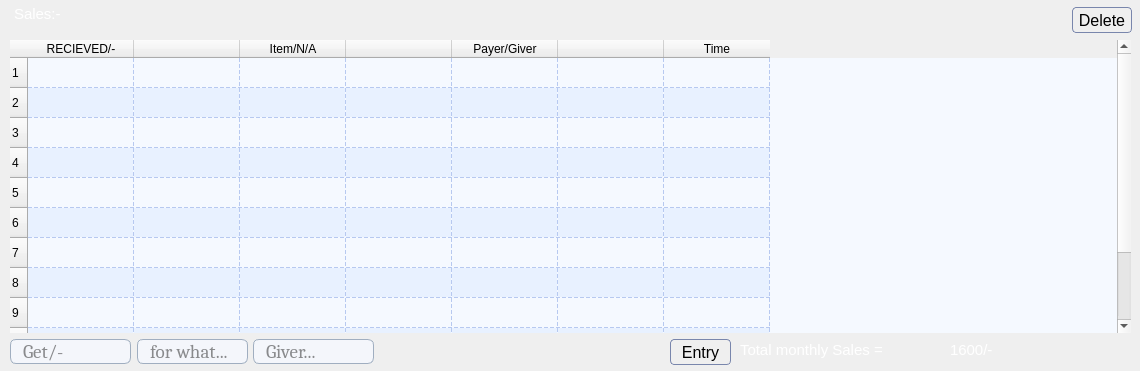
     <widget class="QWidget" name="widget_6" native="true">
      <property name="geometry">
       <rect>
        <x>0</x>
        <y>370</y>
        <width>1140</width>
        <height>371</height>
       </rect>
      </property>
      <property name="styleSheet">
       <string notr="true">#widget_6 {
    
	background-color: rgb(148, 178, 227);
    border: 1px solid #a5b7d9;
    border-radius: 10px;
    padding: 6px;
}

/* Add subtle shadow feel */
#widget_6:hover {
    background-color: #81a6e1;
    border: 1px solid #4e8df5;
}

/* Optional focus / active effect */
#widget_6:focus {
    border: 2px solid #2b6ef3;
    background-color: #ffffff;
}
</string>
      </property>
      <widget class="QLabel" name="label_extra_gains">
       <property name="geometry">
        <rect>
         <x>14</x>
         <y>4</y>
         <width>111</width>
         <height>19</height>
        </rect>
       </property>
       <property name="font">
        <font>
         <family>Segoe UI</family>
         <pointsize>11</pointsize>
         <italic>false</italic>
         <bold>false</bold>
        </font>
       </property>
       <property name="styleSheet">
        <string notr="true">color: rgb(255, 255, 255);
background-color: rgba(37, 56, 86,0);</string>
       </property>
       <property name="text">
        <string>Sales:-</string>
       </property>
      </widget>
      <widget class="QLabel" name="label_monthly_gains">
       <property name="geometry">
        <rect>
         <x>740</x>
         <y>334</y>
         <width>201</width>
         <height>31</height>
        </rect>
       </property>
       <property name="font">
        <font>
         <family>Segoe UI</family>
         <pointsize>11</pointsize>
         <italic>false</italic>
         <bold>false</bold>
        </font>
       </property>
       <property name="styleSheet">
        <string notr="true">color: rgb(255, 255, 255);
background-color: rgba(37, 56, 86,0);</string>
       </property>
       <property name="text">
        <string>Total monthly Sales = </string>
       </property>
      </widget>
      <widget class="QLabel" name="label_total_gains">
       <property name="geometry">
        <rect>
         <x>950</x>
         <y>339</y>
         <width>171</width>
         <height>21</height>
        </rect>
       </property>
       <property name="font">
        <font>
         <family>Segoe UI</family>
         <pointsize>11</pointsize>
         <italic>false</italic>
         <bold>false</bold>
        </font>
       </property>
       <property name="styleSheet">
        <string notr="true">color: rgb(255, 255, 255);
background-color: rgba(37, 56, 86,0);</string>
       </property>
       <property name="text">
        <string>1600/-</string>
       </property>
      </widget>
      <widget class="QTableWidget" name="tableWidget_2">
       <property name="geometry">
        <rect>
         <x>10</x>
         <y>40</y>
         <width>1121</width>
         <height>293</height>
        </rect>
       </property>
       <property name="font">
        <font>
         <family>Segoe UI</family>
         <pointsize>11</pointsize>
         <italic>false</italic>
         <bold>false</bold>
        </font>
       </property>
       <property name="layoutDirection">
        <enum>Qt::LayoutDirection::LeftToRight</enum>
       </property>
       <property name="styleSheet">
        <string notr="true">/* ===== Table Widget Style (Light Blue Theme) ===== */
#tableWidget_2 {
    background-color: #f5f9ff; /* soft blue-white background */
    alternate-background-color: #e8f1ff;
    gridline-color: #b7c9f0;
  
    
    font: 11pt &quot;Segoe UI&quot;;
    color: #2f3e55;
    selection-background-color: #6ea6f8;
    selection-color: white;
    outline: none;
}

/* ===== Header Styling ===== */
#tableWidget_2 QHeaderView::section {
    background: qlineargradient(x1:0, y1:0, x2:0, y2:1,
        stop:0 #cbd9f6, stop:1 #a9c4f2);
    color: #1d2b4d;
    font-weight: 600;
    font-size: 11pt;
    border: 1px solid #9bb8ef;
    padding: 6px;
    border-top-left-radius: 6px;
    border-top-right-radius: 6px;
}

/* ===== Hover effect on header ===== */
#tableWidget_2 QHeaderView::section:hover {
    background: qlineargradient(x1:0, y1:0, x2:0, y2:1,
        stop:0 #a6c5ff, stop:1 #8db4ff);
    color: #ffffff;
}

/* ===== Row Hover Highlight ===== */
#tableWidget_2::item:hover {
    background-color: #c8ddff;
    color: #12294d;
}

/* ===== Selected Cell ===== */
#tableWidget_2::item:selected {
    background-color: #7aa3e6;
    color: white;
}

/* ===== Vertical Scrollbar ===== */
#tableWidget_2 QScrollBar:vertical {
    border: none;
    background: #ebf2ff;
    width: 10px;
    margin: 2px 0 2px 0;
    border-radius: 4px;
}

#tableWidget_2 QScrollBar::handle:vertical {
    background: #5077ba;
    border-radius: 4px;
}

#tableWidget_2 QScrollBar::handle:vertical:hover {
    background: #496baa;
}

#tableWidget_2 QScrollBar::add-line:vertical,
#tableWidget_2 QScrollBar::sub-line:vertical {
    height: 0;
}

/* ===== Horizontal Scrollbar ===== */
#tableWidget_2 QScrollBar:horizontal {
    border: none;
    background: #ebf2ff;
    height: 10px;
    margin: 0 2px 0 2px;
    border-radius: 4px;
}

#tableWidget_2 QScrollBar::handle:horizontal {
    background: #90b4ff;
    border-radius: 4px;
}

#tableWidget_2 QScrollBar::handle:horizontal:hover {
    background: #6e9fff;
}

#tableWidget_2 QScrollBar::add-line:horizontal,
#tableWidget_2 QScrollBar::sub-line:horizontal {
    width: 0;
}
</string>
       </property>
       <property name="frameShape">
        <enum>QFrame::Shape::NoFrame</enum>
       </property>
       <property name="frameShadow">
        <enum>QFrame::Shadow::Plain</enum>
       </property>
       <property name="lineWidth">
        <number>1</number>
       </property>
       <property name="midLineWidth">
        <number>0</number>
       </property>
       <property name="alternatingRowColors">
        <bool>true</bool>
       </property>
       <property name="selectionMode">
        <enum>QAbstractItemView::SelectionMode::ContiguousSelection</enum>
       </property>
       <property name="selectionBehavior">
        <enum>QAbstractItemView::SelectionBehavior::SelectRows</enum>
       </property>
       <property name="showGrid">
        <bool>true</bool>
       </property>
       <property name="gridStyle">
        <enum>Qt::PenStyle::DashLine</enum>
       </property>
       <property name="sortingEnabled">
        <bool>false</bool>
       </property>
       <property name="rowCount">
        <number>12</number>
       </property>
       <property name="columnCount">
        <number>7</number>
       </property>
       <attribute name="horizontalHeaderCascadingSectionResizes">
        <bool>false</bool>
       </attribute>
       <attribute name="horizontalHeaderMinimumSectionSize">
        <number>41</number>
       </attribute>
       <attribute name="horizontalHeaderDefaultSectionSize">
        <number>106</number>
       </attribute>
       <attribute name="horizontalHeaderStretchLastSection">
        <bool>false</bool>
       </attribute>
       <attribute name="verticalHeaderDefaultSectionSize">
        <number>30</number>
       </attribute>
       <attribute name="verticalHeaderStretchLastSection">
        <bool>false</bool>
       </attribute>
       <row/>
       <row/>
       <row/>
       <row/>
       <row/>
       <row/>
       <row/>
       <row/>
       <row/>
       <row/>
       <row/>
       <row/>
       <column>
        <property name="text">
         <string>RECIEVED/-</string>
        </property>
        <property name="font">
         <font>
          <pointsize>9</pointsize>
         </font>
        </property>
       </column>
       <column>
        <property name="text">
         <string/>
        </property>
       </column>
       <column>
        <property name="text">
         <string>Item/N/A</string>
        </property>
       </column>
       <column>
        <property name="text">
         <string/>
        </property>
       </column>
       <column>
        <property name="text">
         <string>Payer/Giver</string>
        </property>
       </column>
       <column>
        <property name="text">
         <string/>
        </property>
       </column>
       <column>
        <property name="text">
         <string>Time</string>
        </property>
       </column>
      </widget>
      <widget class="QLineEdit" name="lineEdit_get">
       <property name="geometry">
        <rect>
         <x>10</x>
         <y>339</y>
         <width>121</width>
         <height>25</height>
        </rect>
       </property>
       <property name="sizePolicy">
        <sizepolicy hsizetype="Fixed" vsizetype="Fixed">
         <horstretch>0</horstretch>
         <verstretch>0</verstretch>
        </sizepolicy>
       </property>
       <property name="minimumSize">
        <size>
         <width>0</width>
         <height>0</height>
        </size>
       </property>
       <property name="maximumSize">
        <size>
         <width>1920</width>
         <height>70</height>
        </size>
       </property>
       <property name="font">
        <font>
         <family>Cambria</family>
         <pointsize>14</pointsize>
         <italic>false</italic>
         <bold>false</bold>
        </font>
       </property>
       <property name="contextMenuPolicy">
        <enum>Qt::ContextMenuPolicy::NoContextMenu</enum>
       </property>
       <property name="styleSheet">
        <string notr="true">QLineEdit {
    background-color: #f4f6fb;
    color: #1e1e1e;
    border: 1px solid #a0aec0;
    border-radius: 6px;
    padding: 0px 10px;
    font: 14pt &quot;Cambria&quot;;
    selection-background-color: #3a7bd5; /* Highlight text selection in blue */
}

QLineEdit:hover {
    border: 1px solid #3a7bd5;  /* Professional blue on hover */
    background-color: #f0f4ff;  /* Slightly lighter background */
}

QLineEdit:focus {
    border: 1px solid #2bb673;  /* Elegant green focus */
    background-color: #ffffff;  /* Crisp white for focus */
    color: #000000;
}</string>
       </property>
       <property name="text">
        <string/>
       </property>
       <property name="maxLength">
        <number>1000</number>
       </property>
       <property name="frame">
        <bool>false</bool>
       </property>
       <property name="echoMode">
        <enum>QLineEdit::EchoMode::Normal</enum>
       </property>
       <property name="cursorPosition">
        <number>0</number>
       </property>
       <property name="dragEnabled">
        <bool>true</bool>
       </property>
       <property name="placeholderText">
        <string>Get/-</string>
       </property>
       <property name="cursorMoveStyle">
        <enum>Qt::CursorMoveStyle::LogicalMoveStyle</enum>
       </property>
       <property name="clearButtonEnabled">
        <bool>false</bool>
       </property>
      </widget>
      <widget class="QToolButton" name="toolButton_save2">
       <property name="geometry">
        <rect>
         <x>670</x>
         <y>339</y>
         <width>61</width>
         <height>26</height>
        </rect>
       </property>
       <property name="font">
        <font>
         <pointsize>12</pointsize>
        </font>
       </property>
       <property name="styleSheet">
        <string notr="true">QToolButton {


    background: qlineargradient(x1:0, y1:0, x2:0, y2:1,
        stop:0 #ebebeb, stop:1 #ffffff);
    color: black;
    border: none;
        border: 1px solid #7986ac;
    border-radius: 4px;
   
    
}

QToolButton:hover {
     background: qlineargradient(x1:0, y1:0, x2:0, y2:1,
        stop:0 #ffffff, stop:1 #ffffff);
}

QToolButton:pressed {
 

    background: qlineargradient(x1:0, y1:0, x2:0, y2:1,
        stop:0 #f4f6fb, stop:1 #cbcbcb);
color: black;
  
}

QToolButton:disabled {
    background: #475569;
    color: #94a3b8;
}</string>
       </property>
       <property name="text">
        <string>Entry</string>
       </property>
      </widget>
      <widget class="QLineEdit" name="lineEdit_for_what">
       <property name="geometry">
        <rect>
         <x>137</x>
         <y>339</y>
         <width>111</width>
         <height>25</height>
        </rect>
       </property>
       <property name="sizePolicy">
        <sizepolicy hsizetype="Fixed" vsizetype="Fixed">
         <horstretch>0</horstretch>
         <verstretch>0</verstretch>
        </sizepolicy>
       </property>
       <property name="minimumSize">
        <size>
         <width>0</width>
         <height>0</height>
        </size>
       </property>
       <property name="maximumSize">
        <size>
         <width>1920</width>
         <height>70</height>
        </size>
       </property>
       <property name="font">
        <font>
         <family>Cambria</family>
         <pointsize>14</pointsize>
         <italic>false</italic>
         <bold>false</bold>
        </font>
       </property>
       <property name="contextMenuPolicy">
        <enum>Qt::ContextMenuPolicy::NoContextMenu</enum>
       </property>
       <property name="styleSheet">
        <string notr="true">QLineEdit {
    background-color: #f4f6fb;
    color: #1e1e1e;
    border: 1px solid #a0aec0;
    border-radius: 6px;
    padding: 0px 10px;
    font: 14pt &quot;Cambria&quot;;
    selection-background-color: #3a7bd5; /* Highlight text selection in blue */
}

QLineEdit:hover {
    border: 1px solid #3a7bd5;  /* Professional blue on hover */
    background-color: #f0f4ff;  /* Slightly lighter background */
}

QLineEdit:focus {
    border: 1px solid #2bb673;  /* Elegant green focus */
    background-color: #ffffff;  /* Crisp white for focus */
    color: #000000;
}</string>
       </property>
       <property name="text">
        <string/>
       </property>
       <property name="maxLength">
        <number>1000</number>
       </property>
       <property name="frame">
        <bool>false</bool>
       </property>
       <property name="echoMode">
        <enum>QLineEdit::EchoMode::Normal</enum>
       </property>
       <property name="cursorPosition">
        <number>0</number>
       </property>
       <property name="dragEnabled">
        <bool>true</bool>
       </property>
       <property name="placeholderText">
        <string>for what...</string>
       </property>
       <property name="cursorMoveStyle">
        <enum>Qt::CursorMoveStyle::LogicalMoveStyle</enum>
       </property>
       <property name="clearButtonEnabled">
        <bool>false</bool>
       </property>
      </widget>
      <widget class="QLineEdit" name="lineEdit_giver">
       <property name="geometry">
        <rect>
         <x>253</x>
         <y>339</y>
         <width>121</width>
         <height>25</height>
        </rect>
       </property>
       <property name="sizePolicy">
        <sizepolicy hsizetype="Fixed" vsizetype="Fixed">
         <horstretch>0</horstretch>
         <verstretch>0</verstretch>
        </sizepolicy>
       </property>
       <property name="minimumSize">
        <size>
         <width>0</width>
         <height>0</height>
        </size>
       </property>
       <property name="maximumSize">
        <size>
         <width>1920</width>
         <height>70</height>
        </size>
       </property>
       <property name="font">
        <font>
         <family>Cambria</family>
         <pointsize>14</pointsize>
         <italic>false</italic>
         <bold>false</bold>
        </font>
       </property>
       <property name="contextMenuPolicy">
        <enum>Qt::ContextMenuPolicy::NoContextMenu</enum>
       </property>
       <property name="styleSheet">
        <string notr="true">QLineEdit {
    background-color: #f4f6fb;
    color: #1e1e1e;
    border: 1px solid #a0aec0;
    border-radius: 6px;
    padding: 0px 10px;
    font: 14pt &quot;Cambria&quot;;
    selection-background-color: #3a7bd5; /* Highlight text selection in blue */
}

QLineEdit:hover {
    border: 1px solid #3a7bd5;  /* Professional blue on hover */
    background-color: #f0f4ff;  /* Slightly lighter background */
}

QLineEdit:focus {
    border: 1px solid #2bb673;  /* Elegant green focus */
    background-color: #ffffff;  /* Crisp white for focus */
    color: #000000;
}</string>
       </property>
       <property name="text">
        <string/>
       </property>
       <property name="maxLength">
        <number>1000</number>
       </property>
       <property name="frame">
        <bool>false</bool>
       </property>
       <property name="echoMode">
        <enum>QLineEdit::EchoMode::Normal</enum>
       </property>
       <property name="cursorPosition">
        <number>0</number>
       </property>
       <property name="dragEnabled">
        <bool>true</bool>
       </property>
       <property name="placeholderText">
        <string>Giver...</string>
       </property>
       <property name="cursorMoveStyle">
        <enum>Qt::CursorMoveStyle::LogicalMoveStyle</enum>
       </property>
       <property name="clearButtonEnabled">
        <bool>false</bool>
       </property>
      </widget>
      <widget class="QToolButton" name="toolButton_del_row_2">
       <property name="geometry">
        <rect>
         <x>1072</x>
         <y>7</y>
         <width>60</width>
         <height>26</height>
        </rect>
       </property>
       <property name="font">
        <font>
         <pointsize>12</pointsize>
        </font>
       </property>
       <property name="styleSheet">
        <string notr="true">QToolButton {


    background: qlineargradient(x1:0, y1:0, x2:0, y2:1,
        stop:0 #ebebeb, stop:1 #ffffff);
    color: black;
    border: none;
        border: 1px solid #7986ac;
    border-radius: 4px;
   
    
}

QToolButton:hover {
     background: qlineargradient(x1:0, y1:0, x2:0, y2:1,
        stop:0 #ffffff, stop:1 #ffffff);
}

QToolButton:pressed {
 

    background: qlineargradient(x1:0, y1:0, x2:0, y2:1,
        stop:0 #f4f6fb, stop:1 #cbcbcb);
color: black;
  
}

QToolButton:disabled {
    background: #475569;
    color: #94a3b8;
}</string>
       </property>
       <property name="text">
        <string>Delete</string>
       </property>
      </widget>
     </widget>
